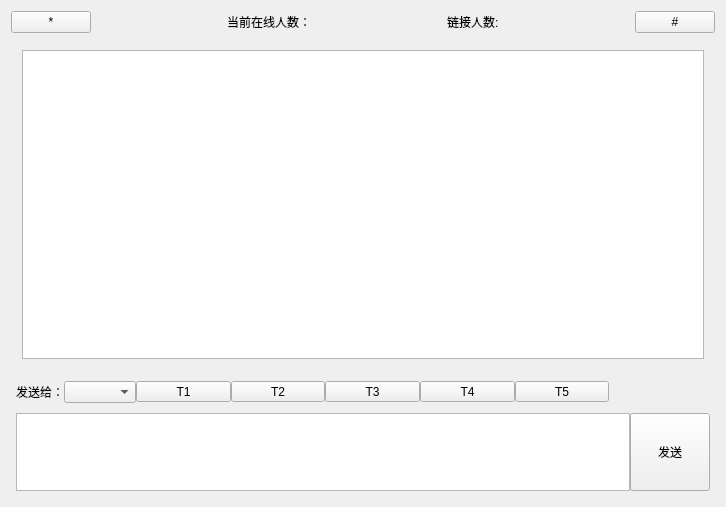
<?xml version="1.0" encoding="UTF-8"?>
<ui version="4.0">
 <class>MainWindow</class>
 <widget class="QMainWindow" name="MainWindow">
  <property name="geometry">
   <rect>
    <x>0</x>
    <y>0</y>
    <width>726</width>
    <height>507</height>
   </rect>
  </property>
  <property name="windowTitle">
   <string>MainWindow</string>
  </property>
  <widget class="QWidget" name="centralWidget">
   <layout class="QGridLayout" name="gridLayout_4">
    <item row="0" column="0">
     <layout class="QVBoxLayout" name="verticalLayout">
      <item>
       <widget class="QWidget" name="Status" native="true">
        <layout class="QGridLayout" name="gridLayout">
         <property name="margin">
          <number>0</number>
         </property>
         <property name="spacing">
          <number>0</number>
         </property>
         <item row="0" column="0">
          <layout class="QHBoxLayout" name="horizontalLayout">
           <property name="spacing">
            <number>0</number>
           </property>
           <item>
            <widget class="QPushButton" name="btnLock">
             <property name="text">
              <string>*</string>
             </property>
            </widget>
           </item>
           <item>
            <spacer name="HS">
             <property name="orientation">
              <enum>Qt::Horizontal</enum>
             </property>
             <property name="sizeHint" stdset="0">
              <size>
               <width>40</width>
               <height>20</height>
              </size>
             </property>
            </spacer>
           </item>
           <item>
            <widget class="QLabel" name="label_live">
             <property name="text">
              <string>当前在线人数：</string>
             </property>
            </widget>
           </item>
           <item>
            <spacer name="HS3">
             <property name="orientation">
              <enum>Qt::Horizontal</enum>
             </property>
             <property name="sizeHint" stdset="0">
              <size>
               <width>40</width>
               <height>20</height>
              </size>
             </property>
            </spacer>
           </item>
           <item>
            <widget class="QLabel" name="label_Connect">
             <property name="text">
              <string>链接人数:</string>
             </property>
            </widget>
           </item>
           <item>
            <spacer name="HS2">
             <property name="orientation">
              <enum>Qt::Horizontal</enum>
             </property>
             <property name="sizeHint" stdset="0">
              <size>
               <width>40</width>
               <height>20</height>
              </size>
             </property>
            </spacer>
           </item>
           <item>
            <widget class="QPushButton" name="btnHide">
             <property name="text">
              <string>#</string>
             </property>
            </widget>
           </item>
          </layout>
         </item>
        </layout>
       </widget>
      </item>
      <item>
       <widget class="QWidget" name="People" native="true">
        <layout class="QGridLayout" name="gridLayout_2">
         <item row="0" column="0">
          <widget class="QListView" name="listView"/>
         </item>
        </layout>
       </widget>
      </item>
      <item>
       <widget class="QWidget" name="MyEdit" native="true">
        <property name="sizePolicy">
         <sizepolicy hsizetype="Preferred" vsizetype="MinimumExpanding">
          <horstretch>0</horstretch>
          <verstretch>0</verstretch>
         </sizepolicy>
        </property>
        <property name="maximumSize">
         <size>
          <width>16777215</width>
          <height>120</height>
         </size>
        </property>
        <layout class="QGridLayout" name="gridLayout_3">
         <property name="margin">
          <number>0</number>
         </property>
         <property name="spacing">
          <number>0</number>
         </property>
         <item row="1" column="0">
          <widget class="QWidget" name="MyEditAreaPanel" native="true">
           <layout class="QHBoxLayout" name="MyEditArea">
            <property name="spacing">
             <number>0</number>
            </property>
            <property name="sizeConstraint">
             <enum>QLayout::SetDefaultConstraint</enum>
            </property>
            <property name="margin">
             <number>5</number>
            </property>
            <item>
             <widget class="QTextEdit" name="textEditMessage">
              <property name="sizePolicy">
               <sizepolicy hsizetype="Expanding" vsizetype="Expanding">
                <horstretch>0</horstretch>
                <verstretch>0</verstretch>
               </sizepolicy>
              </property>
              <property name="maximumSize">
               <size>
                <width>16777215</width>
                <height>16777215</height>
               </size>
              </property>
             </widget>
            </item>
            <item>
             <widget class="QPushButton" name="btnSend">
              <property name="sizePolicy">
               <sizepolicy hsizetype="Preferred" vsizetype="MinimumExpanding">
                <horstretch>0</horstretch>
                <verstretch>0</verstretch>
               </sizepolicy>
              </property>
              <property name="maximumSize">
               <size>
                <width>16777215</width>
                <height>16777215</height>
               </size>
              </property>
              <property name="text">
               <string>发送</string>
              </property>
             </widget>
            </item>
           </layout>
          </widget>
         </item>
         <item row="0" column="0">
          <widget class="QWidget" name="MyEditToolsPanel" native="true">
           <layout class="QHBoxLayout" name="MyTextTools">
            <property name="spacing">
             <number>0</number>
            </property>
            <property name="leftMargin">
             <number>5</number>
            </property>
            <property name="topMargin">
             <number>5</number>
            </property>
            <property name="bottomMargin">
             <number>5</number>
            </property>
            <item>
             <widget class="QLabel" name="label_sendTo">
              <property name="text">
               <string>发送给：</string>
              </property>
             </widget>
            </item>
            <item>
             <widget class="QComboBox" name="cbSendToID"/>
            </item>
            <item>
             <widget class="QToolButton" name="toolBtn">
              <property name="sizePolicy">
               <sizepolicy hsizetype="Expanding" vsizetype="Fixed">
                <horstretch>0</horstretch>
                <verstretch>0</verstretch>
               </sizepolicy>
              </property>
              <property name="text">
               <string>T1</string>
              </property>
             </widget>
            </item>
            <item>
             <widget class="QToolButton" name="toolBtn2">
              <property name="sizePolicy">
               <sizepolicy hsizetype="Expanding" vsizetype="Fixed">
                <horstretch>0</horstretch>
                <verstretch>0</verstretch>
               </sizepolicy>
              </property>
              <property name="text">
               <string>T2</string>
              </property>
             </widget>
            </item>
            <item>
             <widget class="QToolButton" name="toolBtn3">
              <property name="sizePolicy">
               <sizepolicy hsizetype="Expanding" vsizetype="Fixed">
                <horstretch>0</horstretch>
                <verstretch>0</verstretch>
               </sizepolicy>
              </property>
              <property name="text">
               <string>T3</string>
              </property>
             </widget>
            </item>
            <item>
             <widget class="QToolButton" name="toolBtn4">
              <property name="sizePolicy">
               <sizepolicy hsizetype="Expanding" vsizetype="Fixed">
                <horstretch>0</horstretch>
                <verstretch>0</verstretch>
               </sizepolicy>
              </property>
              <property name="text">
               <string>T4</string>
              </property>
             </widget>
            </item>
            <item>
             <widget class="QToolButton" name="toolBtn5">
              <property name="sizePolicy">
               <sizepolicy hsizetype="Expanding" vsizetype="Fixed">
                <horstretch>0</horstretch>
                <verstretch>0</verstretch>
               </sizepolicy>
              </property>
              <property name="text">
               <string>T5</string>
              </property>
             </widget>
            </item>
            <item>
             <spacer name="HS11">
              <property name="orientation">
               <enum>Qt::Horizontal</enum>
              </property>
              <property name="sizeHint" stdset="0">
               <size>
                <width>40</width>
                <height>20</height>
               </size>
              </property>
             </spacer>
            </item>
           </layout>
          </widget>
         </item>
        </layout>
       </widget>
      </item>
     </layout>
    </item>
   </layout>
  </widget>
 </widget>
 <layoutdefault spacing="6" margin="11"/>
 <resources/>
 <connections/>
</ui>
